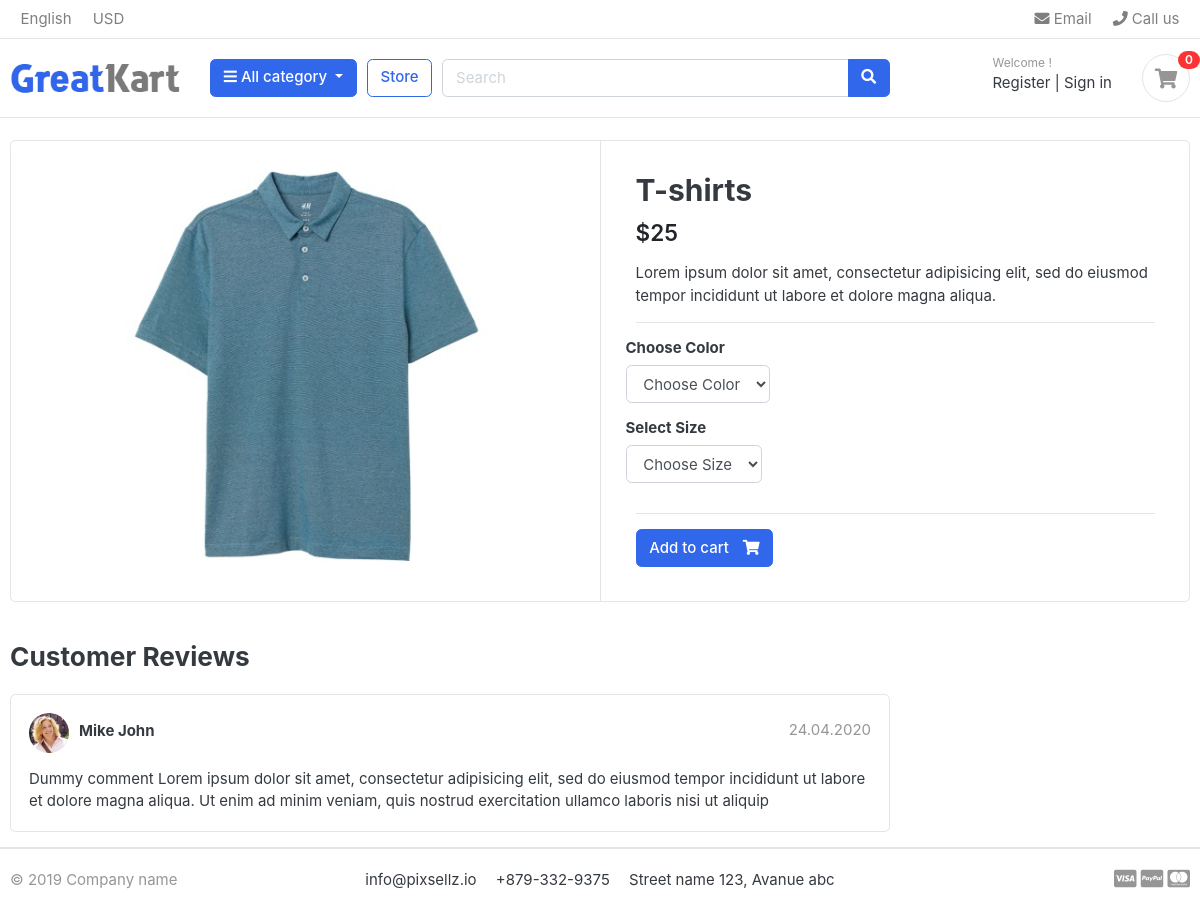
The app's page /product/shirts/t-shirts with its own data.
### frontpage/models.py (models this page shows, shortened)
class Product(models.Model):
    product_name = models.CharField(max_length=100)
    slug = models.SlugField(max_length=100)
    category = models.ForeignKey(Category, on_delete=models.CASCADE)
    price = models.IntegerField()
    description = models.TextField()
    images = models.ImageField(upload_to='media/products', blank=True, null=True)
    quantity = models.PositiveIntegerField(validators=[MinValueValidator(0), MaxValueValidator(100)])
    is_stock = models.BooleanField(default=False)
    created_at = models.DateTimeField(auto_now_add=True)
    updated_at = models.DateTimeField(auto_now_add=True)

### frontpage/views.py (the view)
# urls.py: path('product/<slug:category_slug>/<slug:product_slug>', product_detail, name='products_detail'),
def product_detail(request, category_slug, product_slug):
    try:
        single_product = Product.objects.get(category__slug=category_slug, slug=product_slug)
        in_cart = CartItem.objects.filter(cart__cart_id=_cart_id(request), product=single_product).exists()
    except Exception as e:
        raise e
    context = {
        'single_product': single_product,
        'in_cart': in_cart,
    }
    return render(request, 'product_detail.html', context)

### frontpage/context_processors.py (called while the page is built)
def category_links(request):
    links = Category.objects.all()
    return dict(links=links)

def cart_counter(request):
    cart_count = 0
    if 'admin' in request.path:
        return {}
    else:
        try:
            cart = Cart.objects.filter(cart_id=_cart_id(request))
            cart_items = CartItem.objects.all().filter(cart=cart[:1])
            for cart_item in cart_items:
                cart_count += cart_item.quantity
        except Cart.DoesNotExist:
            cart_item = 0
    return dict(cart_count=cart_count)

### frontpage/models.py (called while the page is built)
    def colors(self):
        return super(VariationManager, self).filter(variation_category='color', is_active=True)

    def sizes(self):
        return super(VariationManager, self).filter(variation_category='size', is_active=True)

### frontpage/views.py (called while the page is built)
def _cart_id(request):
    cart = request.session.session_key
    if not cart:
        cart = request.session.create()
    return cart

### templates/product_detail.html (shortened to what this page needs)
	{% extends 'base.html' %}
	{% block content %}
	<div class="container">
	<div class="card mt-4">
		<div class="row no-gutters">
			<aside class="col-md-6">
	<article class="gallery-wrap">
		<div class="img-big-wrap">
		<a href="#"><img src="{{ single_product.images.url }}"></a>
		</div>
	</article>
			</aside>
			<main class="col-md-6 border-left">
	<form action="{% url 'add_to_cart' single_product.id %}" method="POST">
		<article class="content-body">
		<h2 class="title">{{ single_product.product_name }}</h2>
		<div class="mb-3">
			<var class="price h4">${{ single_product.price }}</var>
		</div>
		<p>{{ single_product.description }}</p>
		<hr>
		{% if single_product.variation_set.colors %}
			<div class="row">
				<div class="item-option-select">
					<h6>Choose Color</h6>
					<select name="color" class="form-control" required>
						<option value="" disabled selected>Choose Color</option>
					</select>
				</div>
			</div>
        {% endif %}
		{% if single_product.variation_set.sizes %}
			<div class="row">
				<div class="item-option-select">
					<h6>Select Size</h6>
					<select name="size" class="form-control" required>
						<option value="" disabled selected>Choose Size</option>
					</select>
				</div>
			</div>
		{% endif %}
			<hr>
			{% if single_product.quantity <= 0 %}
				<a href="#" class="btn  btn-warning"> <span class="text">Out of Stock</span> <i class="fas fa-shopping-cart"></i></a>
			{% else %}
				<button type="submit" class="btn  btn-primary"> <span class="text">Add to cart</span> <i class="fas fa-shopping-cart"></i>  </button>
			{% endif %}
		</article>
	</form>
			</main>
		</div>
	</div>
	<br>
	<div class="row">
				<div class="col-md-9">
		<header class="section-heading">
			<h3>Customer Reviews </h3>
		</header>
		<article class="box mb-3">
			<div class="icontext w-100">
				<img src="./images/avatars/avatar1.jpg" class="img-xs icon rounded-circle">
				<div class="text">
					<span class="date text-muted float-md-right">24.04.2020 </span>
					<h6 class="mb-1">Mike John </h6>
				</div>
			</div>
			<div class="mt-3">
				<p>
					Dummy comment Lorem ipsum dolor sit amet, consectetur adipisicing elit, sed do eiusmod
					tempor incididunt ut labore et dolore magna aliqua. Ut enim ad minim veniam,
					quis nostrud exercitation ullamco laboris nisi ut aliquip
				</p>
			</div>
		</article>
		</div>
	</div>
	</div>
	{% endblock %}

### static/css/ui.css (style rules this page uses)
html { font-family: "Inter", sans-serif; font-size: 15px; }
.content-body { flex: 1 1 auto; padding: 2rem 2.3rem; }
.img-xs, .img-sm, .img-md, .img-lg { -o-object-fit: cover; object-fit: cover; flex-shrink: 0; flex-grow: 0; }
.img-xs { width: 40px; height: 40px; }
var { font-style: normal; }
article:after, .form-group:after { display: block; clear: both; content: ""; }
.section-heading { margin-bottom: 20px; margin-top: 15px; }
p:last-child { margin-bottom: 0; }
.btn .text + i { margin-left: 10px; }
.icontext { display: inline-flex; align-items: center; vertical-align: middle; }
.icontext .text { width: 100%; line-height: 1.2; }
.icontext .icon { position: relative; margin-right: 10px; flex-shrink: 0; flex-grow: 0; }
.price { font-weight: 600; color: #212529; }
.box { padding: 18px; background: #fff; border-radius: 0.37rem; border: 1px solid #e4e4e4; }
.box img { max-width: 100%; }
.gallery-wrap .img-big-wrap { margin-bottom: 10px; border-radius: 0.37rem; overflow: hidden; background-color: #fff; }
.gallery-wrap .img-big-wrap a { text-align: center; display: block; }
.gallery-wrap .img-big-wrap img { height: 450px; width: auto; display: inline-block; }
.item-option-select { margin-bottom: 1rem; display: inline-block; margin-right: 15px; }

### records on screen
Product: images (picture), product_name "T-shirts", price "25", description "Lorem ipsum dolor sit amet, consectetur adipisicing elit, sed do eiusmod tempor incididunt ut labore et dolore magna aliqua."

### other values on screen
{{ cart_count }} "0"
